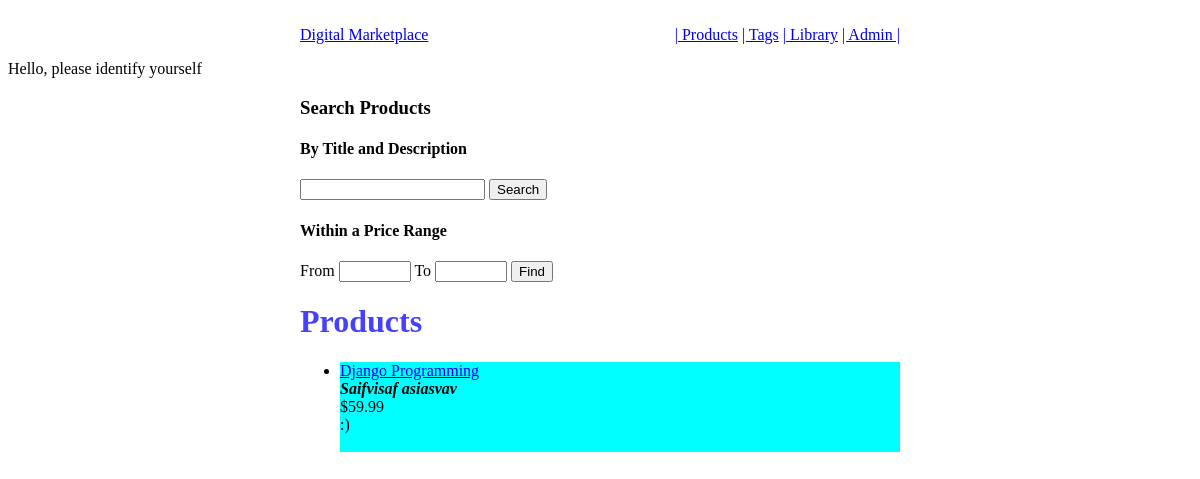
The app's page /products/, older data.
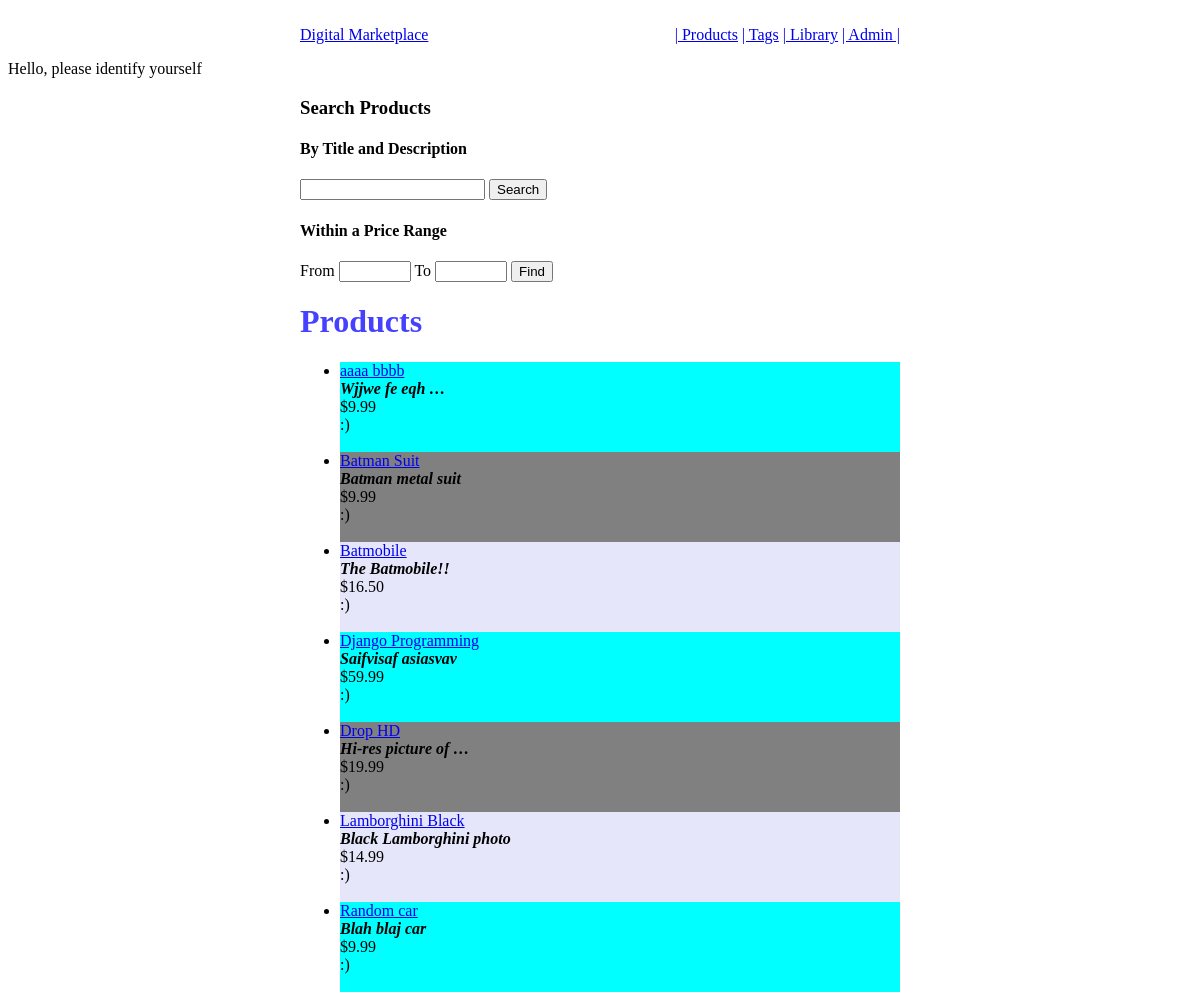
The same page, newer data.
### products/models.py (models this page shows, shortened)
class Product(m.Model):
    owner = m.ForeignKey(User, related_name='product_owner')
    managers = m.ManyToManyField(User, related_name='product_managers', blank=True)
    title = m.CharField(max_length=30)
    slug = m.SlugField(blank=True, unique=True)
    description = m.TextField(blank=True)
    media = m.ImageField(blank=True, null=True, upload_to=helpers.media_location)
    price = m.DecimalField(max_digits=100, decimal_places=2, default=9.99)
    sale_price = m.DecimalField(max_digits=100, decimal_places=2, default=6.99, null=True, blank=True)
    is_available = m.BooleanField(default=True)  # is the product available to purchase?
    def __str__(self):
        return self.title

### products/views.py (the view)
class ProductListView(SimpleSearchMixin, ListView):
    model = Product

### templates/products/product_list.html (shortened to what this page needs)
{% extends 'base.html'%}
{% block content %}
<div id="search-box">
    <h3>Search Products</h3>
    <h4>By Title and Description</h4>
    <form method="GET" action="">
        <input type="text" name="td" value="{{ request.GET.td }}">
        <input type="submit" value="Search"> <br>
    </form>
    <h4>Within a Price Range</h4>
    <form method="GET" action="">
        From <input type="number" name="pf" min="1" max="1000" value="{{ request.GET.pf }}">
        To <input type="number" name="pt" min="1" max="1000" value="{{ request.GET.pt }}">
        <input type="submit" value="Find"> <br>
    </form>
</div>
<h1>Products</h1>
<ul>
    {% for instance in object_list %}
        {% if instance.is_available == True %}
            <div class="{%  cycle 'a' 'b' 'c' %}">
            <li><a href="{% url 'products:detail' instance.id %}">{{ instance }}</a></li>
            {% if instance.description %}
            <i><strong>{{ instance.description|capfirst|truncatewords:3 }}</strong></i><br>
            {% endif %}
            ${{ instance.price }}
            {% with ':)' as smiley %}
                <br>{{ smiley }}
            {% endwith %}
            <br><br>
            </div>
        {%  endif %}
    {% empty %}
        <li>No Products have been registered yet</li>
    {% endfor %}
</ul>
{% endblock %}

Row changes from the older to the newer data that the page shows:
now on this page (row edited): Product: title "aaaa bbbb", description "Wjjwe fe eqh …", price "9.99", smiley ":)"
now on this page (row edited): Product: title "Batman Suit", description "Batman metal suit", price "9.99", smiley ":)"
now on this page (row edited): Product: title "Batmobile", description "The Batmobile!!", price "16.50", smiley ":)"
now on this page (row edited): Product: title "Drop HD", description "Hi-res picture of …", price "19.99", smiley ":)"
now on this page (row edited): Product: title "Lamborghini Black", description "Black Lamborghini photo", price "14.99", smiley ":)"
added Product: title "Random car", description "Blah blaj car", price "9.99", smiley ":)"
